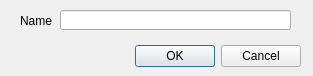
<?xml version="1.0" encoding="UTF-8"?>
<ui version="4.0">
 <class>ToolbarDialog</class>
 <widget class="QDialog" name="ToolbarDialog">
  <property name="geometry">
   <rect>
    <x>0</x>
    <y>0</y>
    <width>313</width>
    <height>76</height>
   </rect>
  </property>
  <property name="windowTitle">
   <string>Dialog</string>
  </property>
  <widget class="QDialogButtonBox" name="buttonBox">
   <property name="geometry">
    <rect>
     <x>20</x>
     <y>40</y>
     <width>281</width>
     <height>32</height>
    </rect>
   </property>
   <property name="orientation">
    <enum>Qt::Horizontal</enum>
   </property>
   <property name="standardButtons">
    <set>QDialogButtonBox::Cancel|QDialogButtonBox::Ok</set>
   </property>
  </widget>
  <widget class="QLabel" name="label">
   <property name="geometry">
    <rect>
     <x>20</x>
     <y>10</y>
     <width>46</width>
     <height>21</height>
    </rect>
   </property>
   <property name="text">
    <string>Name</string>
   </property>
  </widget>
  <widget class="QLineEdit" name="toolbarName">
   <property name="geometry">
    <rect>
     <x>60</x>
     <y>10</y>
     <width>231</width>
     <height>20</height>
    </rect>
   </property>
  </widget>
 </widget>
 <resources/>
 <connections>
  <connection>
   <sender>buttonBox</sender>
   <signal>accepted()</signal>
   <receiver>ToolbarDialog</receiver>
   <slot>accept()</slot>
   <hints>
    <hint type="sourcelabel">
     <x>248</x>
     <y>254</y>
    </hint>
    <hint type="destinationlabel">
     <x>157</x>
     <y>274</y>
    </hint>
   </hints>
  </connection>
  <connection>
   <sender>buttonBox</sender>
   <signal>rejected()</signal>
   <receiver>ToolbarDialog</receiver>
   <slot>reject()</slot>
   <hints>
    <hint type="sourcelabel">
     <x>316</x>
     <y>260</y>
    </hint>
    <hint type="destinationlabel">
     <x>286</x>
     <y>274</y>
    </hint>
   </hints>
  </connection>
 </connections>
</ui>
